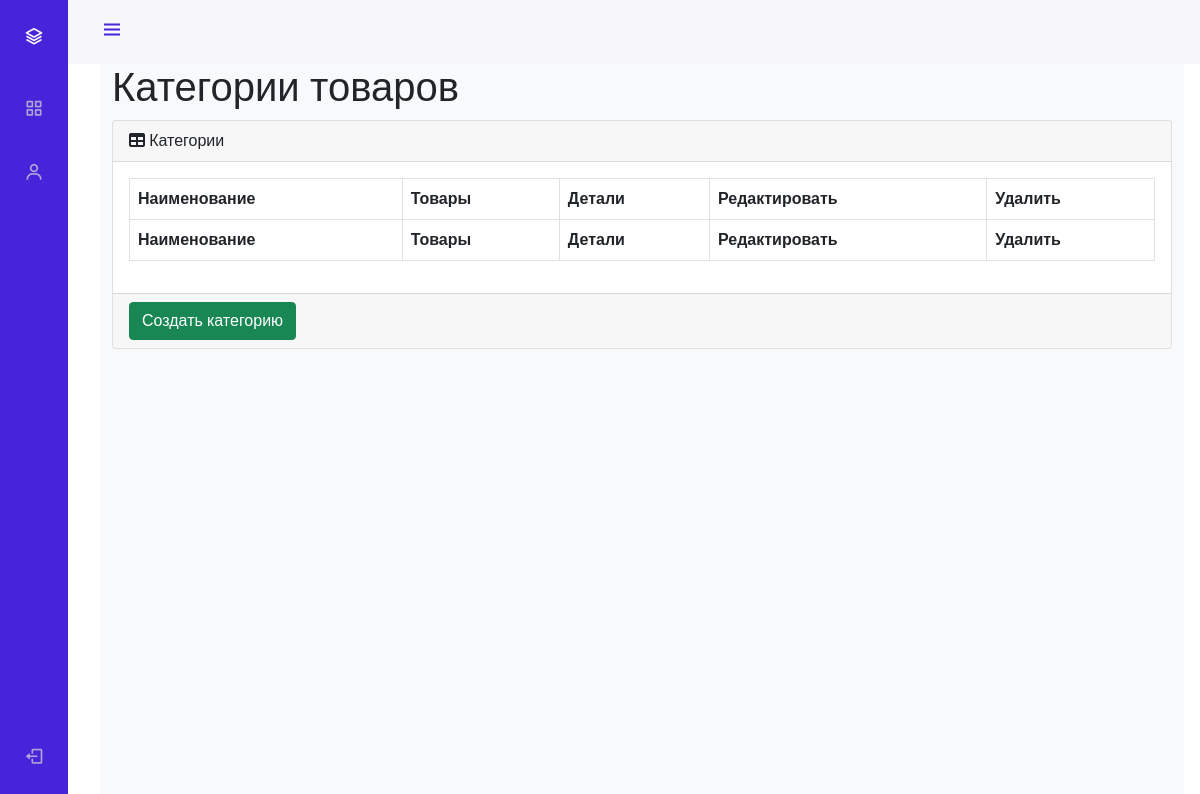
The app's page /admin_staff/categories/read/, older data.
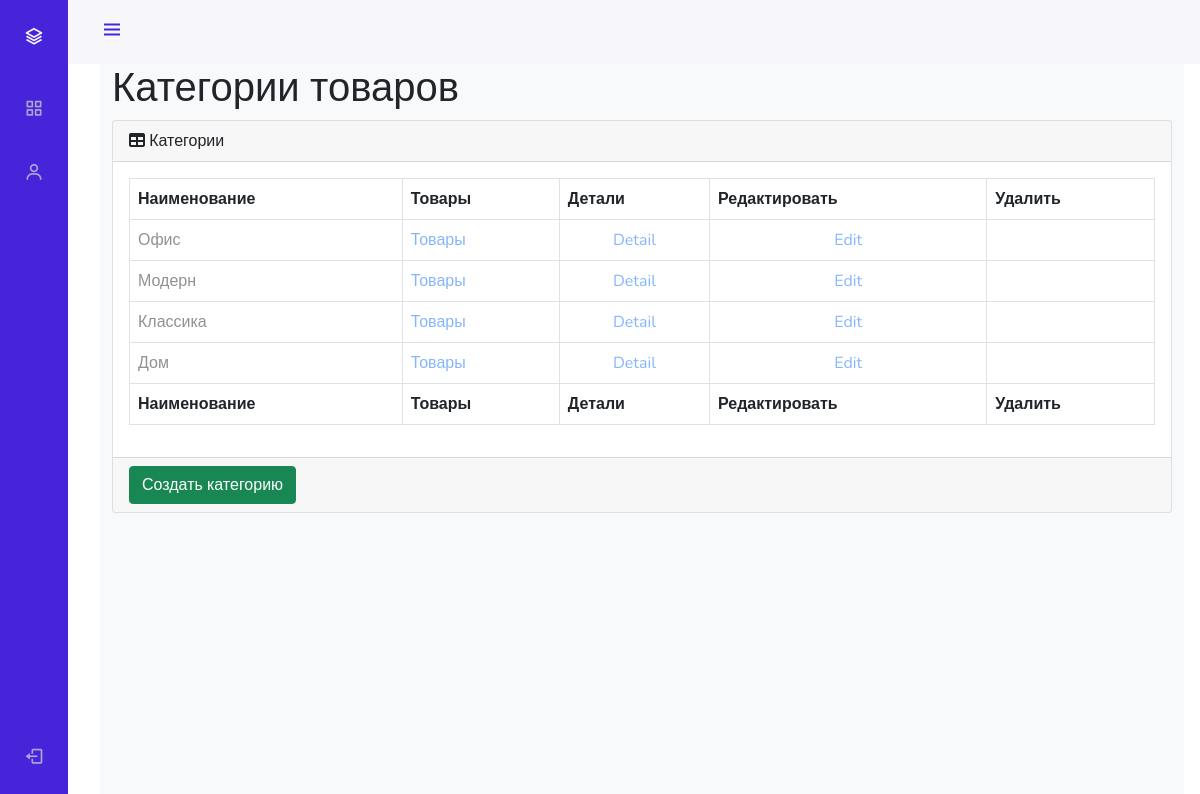
The same page, newer data.
### furnitureapp/models.py (models this page shows, shortened)
class ProductCategory(models.Model):
    name = models.CharField(
        max_length=64,
        verbose_name='имя',
        unique=True,
    )
    description = models.TextField(
        verbose_name='описание',
        blank=True,
    )
    created = models.DateTimeField(
        auto_now_add=True
    )
    update = models.DateTimeField(
        auto_now=True
    )

### adminapp/views.py (the view)
# urls.py: path('categories/read/', adminapp.categories, name='categories'),
def categories(request):
    title = 'админка/категории'
    categories_list = ProductCategory.objects.all()
    content = {
        'title': title,
        'objects': categories_list
    }
    return render(request, 'adminapp/categories.html', content)

### adminapp/templates/adminapp/categories.html (shortened to what this page needs)
{% extends 'adminapp/base.html' %}
{% load static %}
{% block content %}
<main>
    <div class="container-fluid">
        <h1 class="mt-4">Категории товаров</h1>
        <div class="card mb-4">
            <div class="card-header">
                <i class="fas fa-table mr-1"></i>
                Категории
            </div>
            <div class="card-body">
                <div class="table-responsive">
                    <table class="table table-bordered" id="dataTable" width="100%" cellspacing="0">
                        <thead>
                        <tr>
                            <th>Наименование</th>
                            <th>Товары</th>
                            <th>Детали</th>
                            <th>Редактировать</th>
                            <th>Удалить</th>
                        </tr>
                        </thead>
                        <tfoot>
                        <tr>
                            <th>Наименование</th>
                            <th>Товары</th>
                            <th>Детали</th>
                            <th>Редактировать</th>
                            <th>Удалить</th>
                        </tr>
                        </tfoot>
                        <tbody>
                        {% for category in objects %}
                            <tr {% if not category.is_active %} style="opacity: 0.5;" {% endif %}>
                                <td>{{ category.name }}</td>
                                <td><a href="{% url 'admin_staff:products' category.pk %}}">Товары</a></td>
                                <td class="text-center">
                                    <a href="">Detail</a>
                                </td>
                                <td class="text-center">
                                    <a href="">Edit</a>
                                </td>
                                <td>
                                </td>
                            </tr>
                        {% endfor %}
                        </tbody>
                    </table>
                </div>
            </div>
            <div class="card-footer">
                <a href="">
                    <button class="btn btn-success">Создать категорию</button>
                </a>
            </div>
        </div>
    </div>
</main>
{% endblock %}

Row changes from the older to the newer data that the page shows:
added ProductCategory: name "Офис"
added ProductCategory: name "Модерн"
added ProductCategory: name "Классика"
added ProductCategory: name "Дом"
